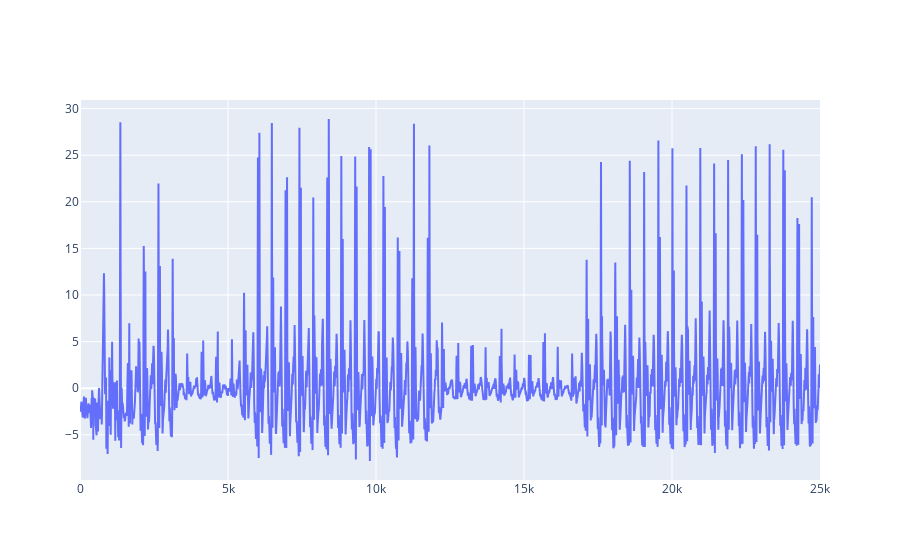

Notebook cell for this chart:
### Code cell
x_acc_test_m = x_acc_test_ *0.8 * modif
fig = go.Figure()
fig.add_scatter(y = x_acc_test_m, mode='lines', name='x_acc')
fig.show()

### Figure 1 — Plotly figure (JSON) as saved in the notebook; plotly's stock layout.template omitted (floating-point values rounded to 4 significant figures; data arrays with more than 128 entries replaced by an {"elided": "..."} marker saying what was removed)
{"data": [{"mode": "lines", "name": "x_acc", "type": "scatter", "y": {"elided": "25000 float values"}}], "layout": {}}
